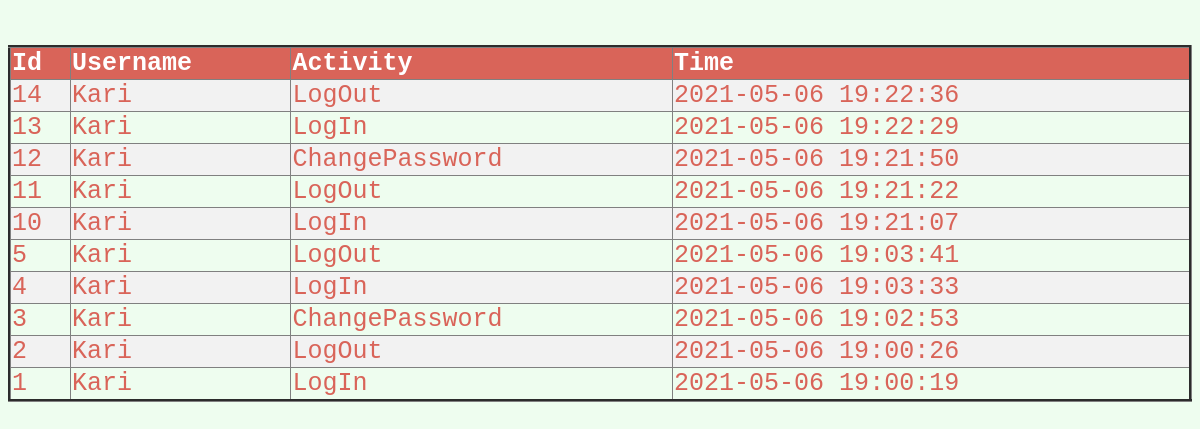
/activity04/display.php (signed in), run on the app's committed database.
### tables this page shows
CREATE TABLE `activities` (
  `id` int(100) NOT NULL,
  `username` varchar(255) NOT NULL,
  `activity` varchar(255) NOT NULL,
  `time` varchar(255) NOT NULL
);

### activity04/display.php (the view, shortened to what this page needs)
<html>
    <head>
</head>
<body bgcolor="#EEFDEF">
<?php
if ( isset($_SESSION['username'])) {
 ?>
<?php
$conn = mysqli_connect("localhost", "root", "", "act04_db");
$sql2="SELECT id, username, activity, time FROM activities WHERE username='{$_SESSION['username']}'
ORDER BY time DESC;";
$result2 = $conn->query($sql2);
$sql1="SELECT id, username, activity, time FROM activities
ORDER BY time DESC;";
	$result = $conn->query($sql1);
		echo "<br/><h3></h3>";
		echo "<table>";
echo "<table border='3'>
<tr>
<th>Id</th>
<th>Username</th>
<th>Activity</th>
<th>Time</th>
</tr>";
if($_SESSION['username']==="ADMIN"){
	if ($result->num_rows > 0)
while($row = $result->fetch_assoc()) {
  echo "<tr>" ;
	echo  "<td>" . $row['id'] . "</td>";
	echo "<td>" . $row['username'] . "</td>";
	echo " <td>" . $row['activity'] . "</td>";
	echo " <td>" . $row['time'] . "</td>";
	"<tr";
}
}
else{
		if ($result2->num_rows > 0)
	while($row = $result2->fetch_assoc()) {
  echo "<tr>" ;
	echo  "<td>" . $row['id'] . "</td>";
	echo "<td>" . $row['username'] . "</td>";
	echo " <td>" . $row['activity'] . "</td>";
	echo " <td>" . $row['time'] . "</td>";
}
}
		echo "</table>";
}
?>

### activity04/display.php (style rules this page uses)
table { border-collapse: collapse; width: 100%; color: #d96459; font-family: monospace; font-size: 25px; text-align: left; }
th { background-color: #d96459; color: white; }
tr:nth-child(even) { background-color: #f2f2f2 }

### data on the page
activities: id "14", username "Kari", activity "LogOut", time "2021-05-06 19:22:36"
activities: id "13", username "Kari", activity "LogIn", time "2021-05-06 19:22:29"
activities: id "12", username "Kari", activity "ChangePassword", time "2021-05-06 19:21:50"
activities: id "11", username "Kari", activity "LogOut", time "2021-05-06 19:21:22"
activities: id "10", username "Kari", activity "LogIn", time "2021-05-06 19:21:07"
activities: id "5", username "Kari", activity "LogOut", time "2021-05-06 19:03:41"
activities: id "4", username "Kari", activity "LogIn", time "2021-05-06 19:03:33"
activities: id "3", username "Kari", activity "ChangePassword", time "2021-05-06 19:02:53"
activities: id "2", username "Kari", activity "LogOut", time "2021-05-06 19:00:26"
activities: id "1", username "Kari", activity "LogIn", time "2021-05-06 19:00:19"
